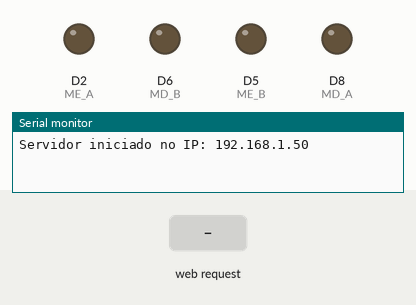
The sketch below on a simulated ESP8266 (NodeMCU). Shown: output pins drawn as LEDs (lit = HIGH), the last lines printed to the serial monitor. The inputs (shaded band) are chosen by the test bench. WiFi joins after 1.5 s; servers stay silent unless stated.

Above: at 2.7 s.
2.8 s: HTTP request GET /comando?acao=MOTOR_TRAS received
At 3.7 s:
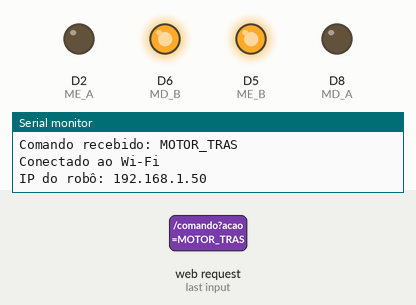
5.8 s: HTTP request GET /comando?acao=PARAR received
At 7.0 s:
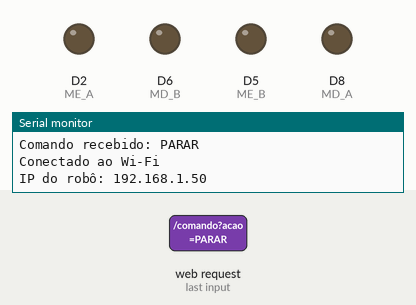
Timing chart, 0 to 8.8 s (numbered marks = the images above; inputs shaded):
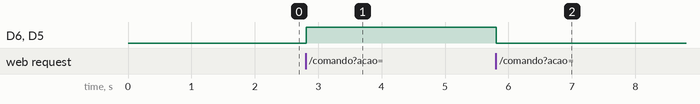

Measured:
- after the input at 2.8 s, D6 (MD_B), D5 (ME_B): LOW → HIGH at once
- after the input at 5.8 s, D6 (MD_B), D5 (ME_B): HIGH → LOW at once

The sketch:

zoy_connect_esp8266_firmware_0.6.2.ino
```cpp
/*
*
* Firmaware para teste via rede wi-fi na IDE ZoyBlocks
* Comandos simples: MOTOR_FRENTE, MOTOR_TRAS, PARAR
*
* Futuramente esse firmarware será desenvolvido ...
*/

#include <ESP8266WiFi.h>
#include <ESP8266WebServer.h>

const char* ssid = "Sua Rede";
const char* senha = "Sua Senha";

ESP8266WebServer servidor(80);

int ME_A = D2;
int ME_B = D5;
int MD_A = D8;
int MD_B = D6;

void setup() {
  Serial.begin(9600);
  WiFi.begin(ssid, senha);
  while (WiFi.status() != WL_CONNECTED) {
    delay(500);
  }

  pinMode(ME_A, OUTPUT);
  pinMode(ME_B, OUTPUT);
  pinMode(MD_A, OUTPUT);
  pinMode(MD_B, OUTPUT);

  servidor.on("/comando", []() {
    String acao = servidor.arg("acao");
    Serial.println("Comando recebido: " + acao);
    Serial.println("Conectado ao Wi-Fi");
    Serial.println("IP do robô: " + WiFi.localIP().toString());

    if (acao == "MOTOR_FRENTE") {
    moverFrente();
   }
   else if (acao == "MOTOR_TRAS") {
    moverTras();
    }
   else if (acao == "PARAR") {
    pararMotores();
   }


    servidor.send(200, "text/plain", "OK: " + acao);
  });

  servidor.begin();
  Serial.println("Servidor iniciado no IP: " + WiFi.localIP().toString());
}

void loop() {
  servidor.handleClient();
}


void moverFrente() {
  digitalWrite(ME_A, HIGH);
  digitalWrite(ME_B, LOW);
  digitalWrite(MD_A, HIGH);
  digitalWrite(MD_B, LOW);
}

void moverTras() {
  digitalWrite(ME_A, LOW);
  digitalWrite(ME_B, HIGH);
  digitalWrite(MD_A, LOW);
  digitalWrite(MD_B, HIGH);
}

void girarEsquerda() {
  digitalWrite(ME_A, LOW);
  digitalWrite(ME_B, HIGH);
  digitalWrite(MD_A, HIGH);
  digitalWrite(MD_B, LOW);
}

void girarDireita() {
  digitalWrite(ME_A, HIGH);
  digitalWrite(ME_B, LOW);
  digitalWrite(MD_A, LOW);
  digitalWrite(MD_B, HIGH);
}

void pararMotores() {
  digitalWrite(ME_A, LOW);
  digitalWrite(ME_B, LOW);
  digitalWrite(MD_A, LOW);
  digitalWrite(MD_B, LOW);
}
```
